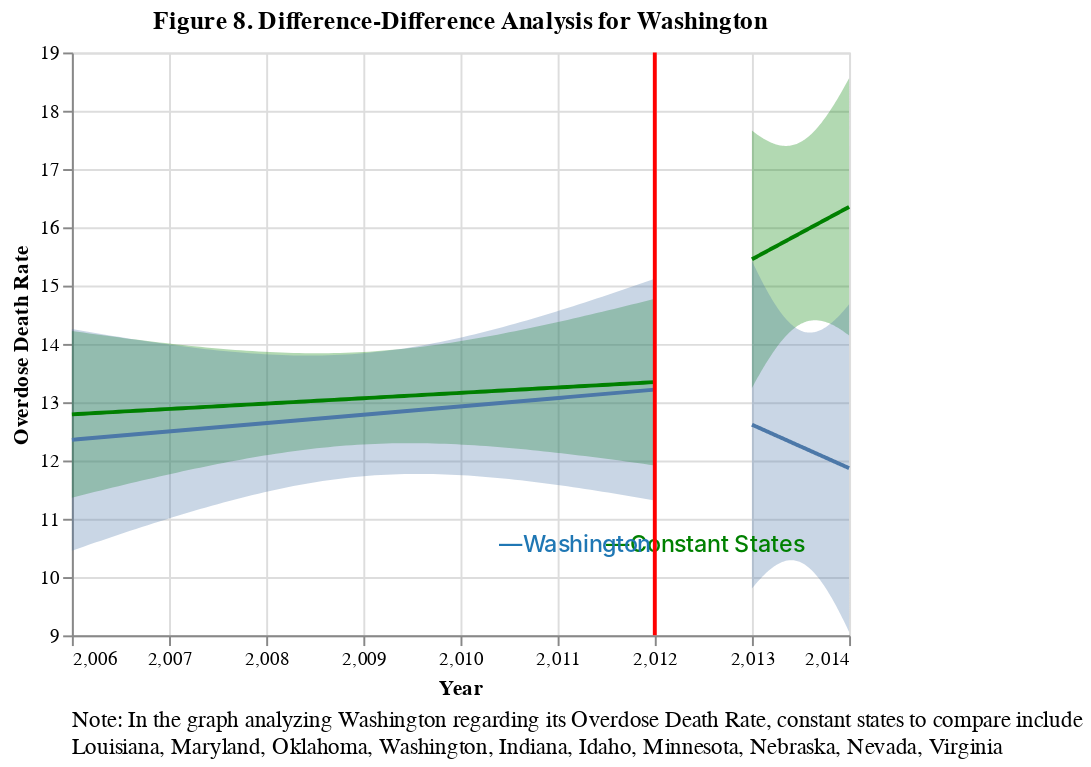

This figure's notebook cell:
### Markdown cell above
> diff-diff for death rate

### Code cell
xvar= "TRANSACTION_YEAR"
yvar="death_rate"
analysis = "Figure 8. Difference-Difference Analysis for Washington"
target = "Overdose Death Rate"
state = "Washington"
constant_states = "Louisiana, Maryland, Oklahoma, Washington, Indiana, Idaho, Minnesota, Nebraska, Nevada, Virginia"
chart = diff_diff(WA_death, yvar, xvar, 2012, analysis, target, state, constant_states)
chart
